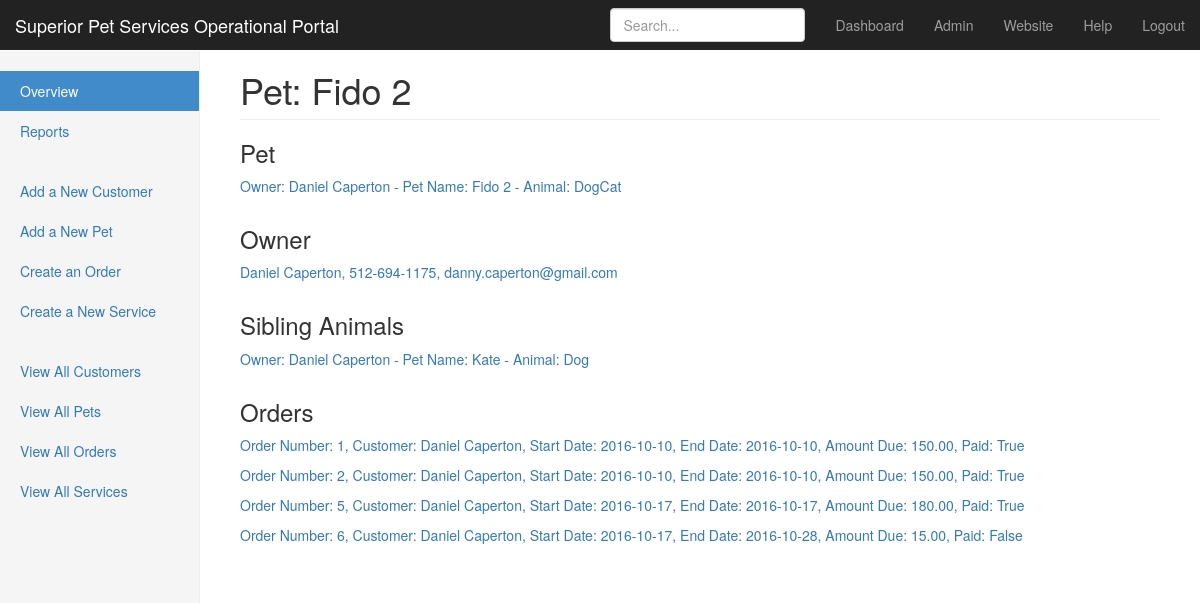
Screenshot of /pet_sitting/pet/get/1/ (signed in) with the database file from the repository.
### pet_sitting/models.py (models this page shows, shortened)
class Pet(models.Model):
    name = models.CharField(max_length=200)
    customer = models.ForeignKey(Customer)
    animal_type = models.CharField(max_length=200)
    def __str__(self):
        return 'Owner: {} {} - ' \
               'Pet Name: {} - ' \
               'Animal: {}'.format(self.customer.first_name,
                                   self.customer.last_name,
                                   self.name,
                                   self.animal_type)

class Customer(models.Model):
    signup_date = models.DateTimeField(auto_now_add=True)
    first_name = models.CharField(max_length=200)
    last_name = models.CharField(max_length=200)
    street_address = models.CharField(max_length=200)
    city = models.CharField(max_length=200)
    state = USStateField()
    zip_code = USZipCodeField()
    primary_phone = PhoneNumberField(blank=True, null=True)
    secondary_phone = PhoneNumberField(blank=True, null=True)
    email = models.EmailField(blank=True, null=True)
    vet_name = models.CharField(max_length=200, blank=True, null=True)
    vet_phone = PhoneNumberField(blank=True, null=True)
    emergency_contact_name = models.CharField(max_length=200,
                                              blank=True,
                                              null=True)
    emergency_contact_phone = PhoneNumberField(blank=True, null=True)
    contract_on_file = models.BooleanField()
    left_rating = models.BooleanField()
    allows_pics = models.BooleanField()
    mileage = models.IntegerField()
    notes = models.TextField(blank=True, null=True)
    def __str__(self):
        return '{} {}, {}, {}'.format(self.first_name,
                                      self.last_name,
                                      self.primary_phone,
                                      self.email)

class Order(models.Model):
    order_date = models.DateTimeField(auto_now_add=True)
    customer = models.ForeignKey(Customer)
    start_date = models.DateField(auto_now=False)
    end_date = models.DateField(auto_now=False)
    total_visits = models.IntegerField(null=True)
    total_mileage = models.IntegerField(null=True, blank=True)
    amount_due = models.DecimalField(max_digits=10,
                                     decimal_places=2,
                                     blank=True,
                                     null=True)
    services = models.ForeignKey(Service, null=True)
    paid = models.BooleanField(default=False)
    def __str__(self):
        return 'Order Number: {}, ' \
               'Customer: {} {}, ' \
               'Start Date: {}, ' \
               'End Date: {}, ' \
               'Amount Due: {}, ' \
               'Paid: {}'.format(self.id,
                                 self.customer.first_name,
                                 self.customer.last_name,
                                 self.start_date,
                                 self.end_date,
                                 self.amount_due,
                                 self.paid)

### pet_sitting/views.py (the view)
# urls.py: url(r'^pet/get/(?P<pet_id>\d+)/$', get_pet),
@login_required(login_url='/login/')
def get_pet(request, pet_id=1):
    pet_obj = Pet.objects.get(id=pet_id)
    customer_id = pet_obj.customer_id
    customer_obj = Customer.objects.get(id=customer_id)
    sibling_pets = Pet.objects.filter(customer_id=customer_id).exclude(id=pet_obj.id)
    order_obj = Order.objects.filter(customer_id=customer_obj)
    context = {'pet': pet_obj,
               'heading': 'Pet: ' + Pet.objects.get(id=pet_id).name,
               'pet_heading': 'Pet',
               'customer_heading': 'Owner',
               'customer': customer_obj,
               'sibling_heading': 'Sibling Animals',
               'siblings': sibling_pets,
               'order_heading': 'Orders',
               'orders': order_obj,}
    return render(request, 'get_pet.html', context)

### pet_sitting/templates/get_pet.html
{% extends "menu_sidebar.html" %}
{% block page_heading %}<h1 class="page-header">{{ heading }}</h1>{% endblock %}
{% block page %}
    <table>
        <h3>{{ pet_heading }}</h3>
        <p>
            <a href="/pet_sitting/pet/edit/{{ pet.id }}/">{{ pet }}</a>
        </p>
    </table>
    <table>
        <h3>{{ customer_heading }}</h3>
        <p>
            <a href="/pet_sitting/customer/get/{{ customer.id }}/">{{ customer }}</a>
        </p>
    </table>
    <table>
        <h3>{{ sibling_heading }}</h3>
        {% for sibling in siblings %}
        <p>
            <a href="/pet_sitting/pet/get/{{ sibling.id }}/">{{ sibling }}</a>
        </p>
        {% endfor %}
    </table>
    <table>
        <h3>{{ order_heading }}</h3>
        {% for order in orders %}
        <p>
            <a href="/pet_sitting/order/edit/{{ order.id }}/">{{ order }}</a>
        </p>
        {% endfor %}
    </table>
{% endblock %}

### pet_sitting/static/css/dashboard.css (style rules this page uses)
body { padding-top: 50px; }
.main .page-header { margin-top: 0; }

### rows the page displays
Pet: customer+name+animal_type "Owner: Daniel Caperton - Pet Name: Fido 2 - Animal: DogCat"
Customer: first_name+last_name+primary_phone "Daniel Caperton, 512-694-1175, danny.caperton@gmail.com"
Pet: customer+name+animal_type "Owner: Daniel Caperton - Pet Name: Kate - Animal: Dog"
Order: id+customer+start_date "Order Number: 1, Customer: Daniel Caperton, Start Date: 2016-10-10, End Date: 2016-10-10, Amount Due: 150.00, Paid: True"
Order: id+customer+start_date "Order Number: 2, Customer: Daniel Caperton, Start Date: 2016-10-10, End Date: 2016-10-10, Amount Due: 150.00, Paid: True"
Order: id+customer+start_date "Order Number: 5, Customer: Daniel Caperton, Start Date: 2016-10-17, End Date: 2016-10-17, Amount Due: 180.00, Paid: True"
Order: id+customer+start_date "Order Number: 6, Customer: Daniel Caperton, Start Date: 2016-10-17, End Date: 2016-10-28, Amount Due: 15.00, Paid: False"

### other values shown
{{ heading }} "Pet: Fido 2"
{{ pet_heading }} "Pet"
{{ customer_heading }} "Owner"
{{ sibling_heading }} "Sibling Animals"
{{ order_heading }} "Orders"
